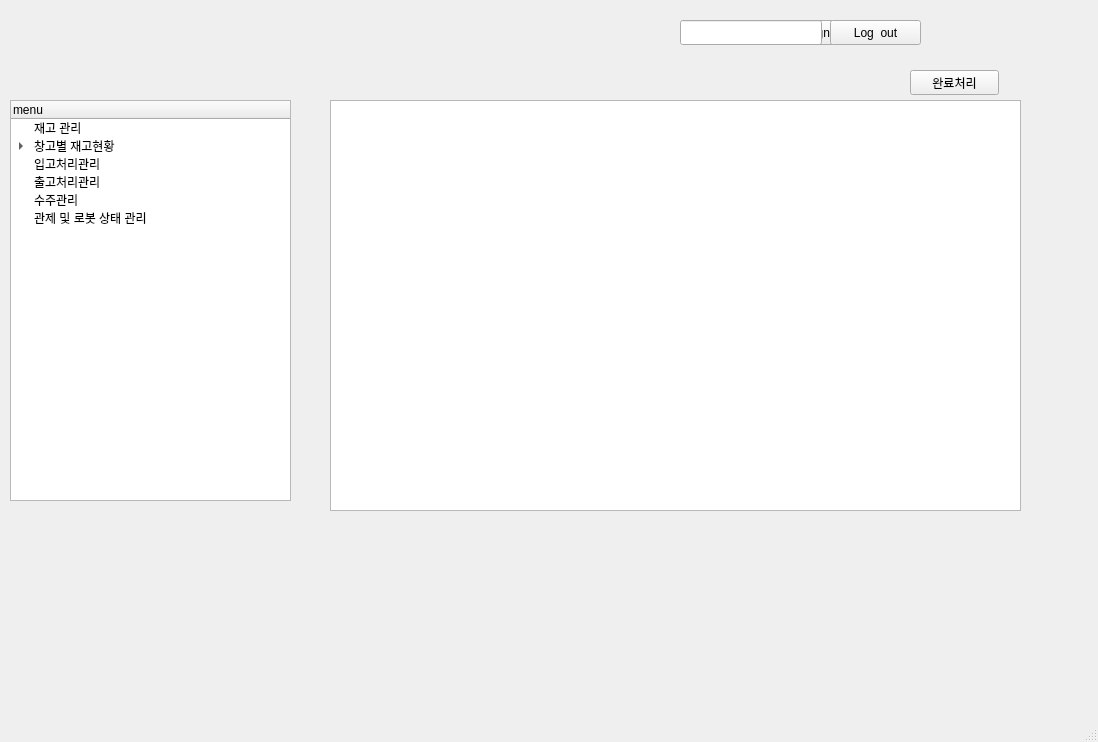
<?xml version="1.0" encoding="UTF-8"?>
<ui version="4.0">
 <class>MainWindow</class>
 <widget class="QMainWindow" name="MainWindow">
  <property name="geometry">
   <rect>
    <x>0</x>
    <y>0</y>
    <width>1098</width>
    <height>742</height>
   </rect>
  </property>
  <property name="windowTitle">
   <string>MainWindow</string>
  </property>
  <widget class="QWidget" name="centralwidget">
   <widget class="QTreeWidget" name="treeWidget">
    <property name="geometry">
     <rect>
      <x>10</x>
      <y>100</y>
      <width>281</width>
      <height>401</height>
     </rect>
    </property>
    <column>
     <property name="text">
      <string>menu</string>
     </property>
    </column>
    <item>
     <property name="text">
      <string>재고 관리</string>
     </property>
    </item>
    <item>
     <property name="text">
      <string>창고별 재고현황</string>
     </property>
     <item>
      <property name="text">
       <string>A구역</string>
      </property>
      <item>
       <property name="text">
        <string>A-1</string>
       </property>
       <item>
        <property name="text">
         <string>1</string>
        </property>
       </item>
       <item>
        <property name="text">
         <string>2</string>
        </property>
       </item>
       <item>
        <property name="text">
         <string>3</string>
        </property>
       </item>
      </item>
      <item>
       <property name="text">
        <string>A-2</string>
       </property>
       <item>
        <property name="text">
         <string>1</string>
        </property>
       </item>
       <item>
        <property name="text">
         <string>2</string>
        </property>
       </item>
       <item>
        <property name="text">
         <string>3</string>
        </property>
       </item>
      </item>
     </item>
     <item>
      <property name="text">
       <string>B구역</string>
      </property>
      <item>
       <property name="text">
        <string>B-1</string>
       </property>
       <item>
        <property name="text">
         <string>1</string>
        </property>
       </item>
       <item>
        <property name="text">
         <string>2</string>
        </property>
       </item>
       <item>
        <property name="text">
         <string>3</string>
        </property>
       </item>
      </item>
      <item>
       <property name="text">
        <string>B-2</string>
       </property>
       <item>
        <property name="text">
         <string>1</string>
        </property>
       </item>
       <item>
        <property name="text">
         <string>2</string>
        </property>
       </item>
       <item>
        <property name="text">
         <string>3</string>
        </property>
       </item>
      </item>
     </item>
     <item>
      <property name="text">
       <string>C구역</string>
      </property>
      <item>
       <property name="text">
        <string>C-1</string>
       </property>
       <item>
        <property name="text">
         <string>1</string>
        </property>
       </item>
       <item>
        <property name="text">
         <string>2</string>
        </property>
       </item>
       <item>
        <property name="text">
         <string>3</string>
        </property>
       </item>
      </item>
      <item>
       <property name="text">
        <string>C-2</string>
       </property>
       <item>
        <property name="text">
         <string>1</string>
        </property>
       </item>
       <item>
        <property name="text">
         <string>2</string>
        </property>
       </item>
       <item>
        <property name="text">
         <string>3</string>
        </property>
       </item>
      </item>
     </item>
     <item>
      <property name="text">
       <string>D구역</string>
      </property>
      <item>
       <property name="text">
        <string>D-1</string>
       </property>
       <item>
        <property name="text">
         <string>1</string>
        </property>
       </item>
       <item>
        <property name="text">
         <string>2</string>
        </property>
       </item>
       <item>
        <property name="text">
         <string>3</string>
        </property>
       </item>
      </item>
      <item>
       <property name="text">
        <string>D-2</string>
       </property>
       <item>
        <property name="text">
         <string>1</string>
        </property>
       </item>
       <item>
        <property name="text">
         <string>2</string>
        </property>
       </item>
       <item>
        <property name="text">
         <string>3</string>
        </property>
       </item>
      </item>
     </item>
    </item>
    <item>
     <property name="text">
      <string>입고처리관리</string>
     </property>
    </item>
    <item>
     <property name="text">
      <string>출고처리관리</string>
     </property>
    </item>
    <item>
     <property name="text">
      <string>수주관리</string>
     </property>
    </item>
    <item>
     <property name="text">
      <string>관제 및 로봇 상태 관리</string>
     </property>
    </item>
   </widget>
   <widget class="QLabel" name="timelabel">
    <property name="geometry">
     <rect>
      <x>50</x>
      <y>30</y>
      <width>131</width>
      <height>21</height>
     </rect>
    </property>
    <property name="font">
     <font>
      <pointsize>15</pointsize>
     </font>
    </property>
    <property name="text">
     <string/>
    </property>
   </widget>
   <widget class="QPushButton" name="signinButton">
    <property name="geometry">
     <rect>
      <x>720</x>
      <y>20</y>
      <width>166</width>
      <height>25</height>
     </rect>
    </property>
    <property name="text">
     <string>Sign in / Sign up</string>
    </property>
   </widget>
   <widget class="QLineEdit" name="userEdit">
    <property name="geometry">
     <rect>
      <x>680</x>
      <y>20</y>
      <width>142</width>
      <height>25</height>
     </rect>
    </property>
    <property name="layoutDirection">
     <enum>Qt::LeftToRight</enum>
    </property>
    <property name="alignment">
     <set>Qt::AlignRight|Qt::AlignTrailing|Qt::AlignVCenter</set>
    </property>
    <property name="readOnly">
     <bool>true</bool>
    </property>
   </widget>
   <widget class="QPushButton" name="logoutButton">
    <property name="geometry">
     <rect>
      <x>830</x>
      <y>20</y>
      <width>91</width>
      <height>25</height>
     </rect>
    </property>
    <property name="text">
     <string>Log  out</string>
    </property>
   </widget>
   <widget class="QTableWidget" name="tableWidget">
    <property name="geometry">
     <rect>
      <x>330</x>
      <y>100</y>
      <width>691</width>
      <height>411</height>
     </rect>
    </property>
   </widget>
   <widget class="QPushButton" name="statusButton">
    <property name="geometry">
     <rect>
      <x>910</x>
      <y>70</y>
      <width>89</width>
      <height>25</height>
     </rect>
    </property>
    <property name="text">
     <string>완료처리</string>
    </property>
   </widget>
  </widget>
  <widget class="QMenuBar" name="menubar">
   <property name="geometry">
    <rect>
     <x>0</x>
     <y>0</y>
     <width>1098</width>
     <height>22</height>
    </rect>
   </property>
  </widget>
  <widget class="QStatusBar" name="statusbar"/>
 </widget>
 <resources/>
 <connections/>
</ui>
